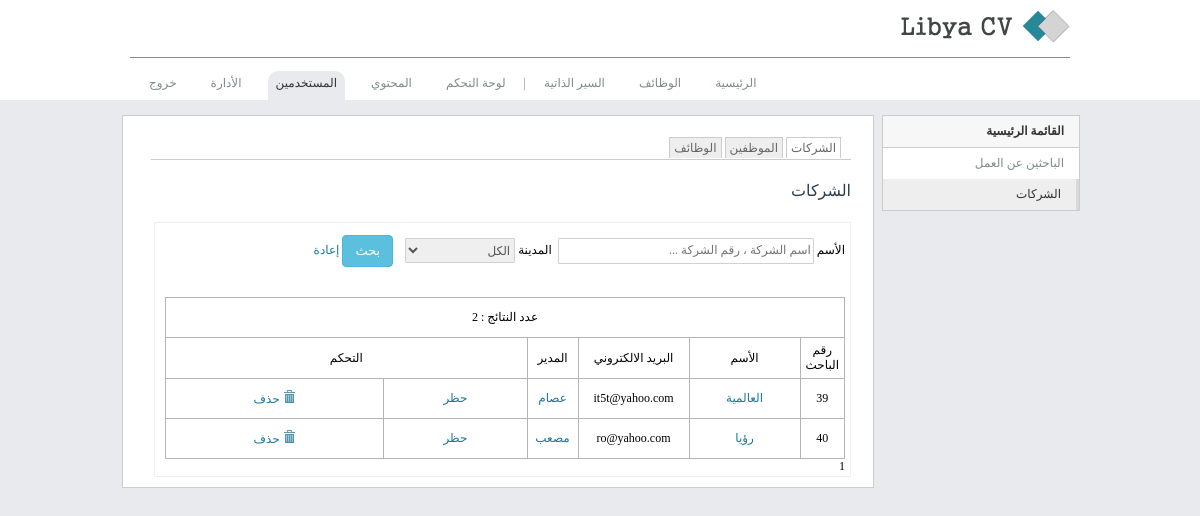
The page /admin/companys.php (signed in) on the database its author committed.
### tables this page shows
CREATE TABLE IF NOT EXISTS `job_employer` (
  `emp_id` int(30) NOT NULL AUTO_INCREMENT,
  `fname` varchar(30) NOT NULL,
  `lname` varchar(30) NOT NULL,
  `email` varchar(30) NOT NULL,
  `password` varchar(100) NOT NULL,
  `date_register` datetime NOT NULL,
  `is_active` int(1) NOT NULL,
  `activation` varchar(100) NOT NULL,
  `comp_id` int(30) NOT NULL,
  `last_seen` date NOT NULL,
  `count_in` int(20) NOT NULL,
  `level` int(2) NOT NULL DEFAULT '0',
  `block` int(11) NOT NULL DEFAULT '0',
  `block_admin` int(11) NOT NULL DEFAULT '0',
  PRIMARY KEY (`emp_id`,`email`),
  KEY `comp_id` (`comp_id`)
);

CREATE TABLE IF NOT EXISTS `job_company` (
  `comp_id` int(30) NOT NULL AUTO_INCREMENT,
  `comp_name` varchar(100) NOT NULL,
  `address` varchar(100) NOT NULL,
  `city_id` int(11) NOT NULL DEFAULT '1',
  `count_emp` int(1) NOT NULL,
  `comp_type_id` int(10) NOT NULL DEFAULT '1',
  `start_comp` varchar(20) NOT NULL,
  `size_comp` varchar(4) NOT NULL,
  `domain_id` int(11) NOT NULL DEFAULT '1',
  `comp_desc` text NOT NULL,
  `image` varchar(60) NOT NULL,
  `phone` int(20) NOT NULL,
  `block_admin` int(11) NOT NULL DEFAULT '0',
  `url` varchar(150) NOT NULL,
  PRIMARY KEY (`comp_id`),
  KEY `city_id` (`city_id`),
  KEY `comp_type_id` (`comp_type_id`),
  KEY `domain_id` (`domain_id`)
);

### admin/companys.php (the view, shortened to what this page needs)
<?php
require_once("../db/db.php");
$search_string=$search_city='';
?>
<!DOCTYPE html>
<html>
<head>
<?php
include_once("../inc/header.php");
?>
</head>
    <body>
	    <div class="wrapper">
		<div id="header">
			<?php
			include_once("../inc/logo.php");
			?>
			<div class="hed">
			<ul id="navigation">
					<li>
						<a href="../index.php">الرئيسية</a>
					</li>
					<li>
						<a href="../view/searchjob.php">الوظائف</a>
					</li>
					<li>
						<a href="../view/searchcvs.php" >السير الذاتية </a>
					</li>
				<li class="mm">|</li>
					<li >
						<a href="index.php" >لوحة التحكم</a>
					</li>
					<li>
						<a href="tables.php" >المحتوي</a>
					</li>
					<li class="selected ">
						<a href="seekers.php" >المستخدمين</a>
					</li>
					<li>
						<a href="index.php" >الأدارة</a>
					</li>
					<li>
						<a href="logout.php" title="تسجيل الخروج" >خروج</a>
					</li>
				</ul>
		</div>
	</div>
        <div id="container">
				     <div class="span3" >
                    <ul class="nav nav-list   ">
					<li><span class="menus "><strong>القائمة الرئيسية</strong></span>
							</li>
						<li >
                            <a href="seekers.php"> الباحثين عن العمل</a>
                        </li>
                        <li class="active"> <a href="companys.php"></i>الشركات</a> </li>
                    </ul>
                </div>
<div class="span9" >
	<div class="item">
<ul id="tabnav">
<li class="se"><a href="companys.php">الشركات</a></li>
<li ><a href="employers.php">الموظفين</a></li>
<li ><a href="jobs.php">الوظائف</a></li>
</ul>
   <div>
				 <h4>الشركات</h4>
		</div>
<form id="form1" name="form1" method="GET" action="companys.php">
<div class='search'>
<label>الأسم</label>
<input type="text" name="string" id="string" placeholder="اسم الشركة ، رقم الشركة ..." value="<?php if(!empty($_GET['string'])){echo $_GET["string"];} ?>" />
&nbsp;<label>المدينة</label>
<select name="city_name">
<option value="">الكل</option>
   </select>
   &nbsp; &nbsp;<input type="submit"  class="btn btn-info" id="button" value="بحث" />
  <a href="companys.php">
  إعادة</a>
  <div>
</form>
<br /><br />
<?php
if(!isset($_GET['page']))
	$page=1;
	else
	$page=(int) $_GET['page'];
$records_at_page = 20;
$sql_result_row = "SELECT * FROM job_company,job_city,job_employer
							WHERE job_employer.comp_id = job_company.comp_id AND job_city.city_id = job_company.city_id
							AND level = 1  ";
$sql_result_row.=$search_string ;
$sql_result_row.=$search_city ;
$sql_result_row.= " group by job_company.comp_id " ;
$sqll_result =  $mysqli->query($sql_result_row) or die ('request "Could not execute SQL query" '.$sql_result_row);
$recodes_count = mysqli_num_rows($sqll_result);
$page_count = (int) ceil($recodes_count / $records_at_page );
$start= ($page -1) * $records_at_page;
$end = $records_at_page;
$sql = "SELECT job_company.comp_id,comp_name,job_company.block_admin,emp_id,fname,email FROM job_company,job_city,job_employer
							WHERE job_employer.comp_id = job_company.comp_id AND job_city.city_id = job_company.city_id
							AND level = 1 ";
$sql.=$search_string ;
$sql.=$search_city ;
$sql.= " group by job_company.comp_id " ;
$sql.= " LIMIT $start ,$end ";
?>
<table width="680"  class="tblm table-bordered"  >
<tr  class="colortop">
    <td width="20" colspan="9" >عدد النتائج : <?php echo $recodes_count ?></td>
</tr>
 <tr  class="colortop">
    <td width="20" >رقم الباحث</td>
    <td width="100"  >الأسم</td>
    <td width="100"  >البريد الالكتروني</td>
    <td width="40" >المدير </td>
	 <td width="20" colspan="2"  >التحكم</td><?php
$sql_result =  $mysqli->query($sql) or die ('request "Could not execute SQL query" '.$sql);
if (mysqli_num_rows($sql_result)>0) {
	while ($row = $sql_result->fetch_assoc()) {
?>
  </tr>
 <?php
	echo "<tr>";
	echo "<td>".$row["comp_id"]."</td>";
	echo '<td><a  href="../view/viewcompany.php?id='.$row['comp_id'].'">'.$row['comp_name'].'</a></td>';
	echo "<td>".$row['email']."</td>";
	echo '<td><a  href="employers.php?string='.$row['emp_id'].'">'.$row['fname'].'</td>';
	echo "<td>";
   echo '<a href="companys.php?id='.$row['comp_id'].'&block='.$row['block_admin'].'">';
	if($row['block_admin']==0){
	echo "حظر";
	}
	else{
	echo "إلغاء الحظر";
	}
	echo "</a>";
	echo "</td>";
	echo "<td>";
	echo '<a onclick="return confirm(\'هل أنت متأكد من الحذف ?\')"   href="companys.php?delete_id='.$row['comp_id'].'" ><img src="../images/remove.png"/> حذف</a>';
	echo "</td>";
	echo "</tr>";
	}
}
else {
	echo "<tr><td colspan='5'>لا توجد نتائج.</td>";
}
	echo "</table>";
for($i=1;$i <= $page_count ;$i++){
if($page == $i)
echo $page;
else
if((!empty($_GET['city_name'])) || (!empty($_GET['string'])) ){
echo '<a href ="seekers.php?page=' .$i.'&string='.$_GET['string'].'&city_name='.$_GET['city_name'].'">'.$i.'</a>';
}else{
echo '<a href ="seekers.php?page=' .$i.'">'.$i.'</a>';
}
}
?>
                     </div>
                </div>
        </div>
 </div>
    </body>
</html>

### css/style1.css (style rules this page uses)
html { overflow-y : scroll; direction : rtl; }
body { margin : 0; padding : 0; text-align : right; min-width : 960px; font : 12px "tahoma"; background : #e9eaed; }
.wrapper { margin : 0 auto; min-width : 980px; }
#container { float : none !important ; margin : 0 auto; width : 960px; }
.nav { margin-bottom : 20px; margin-left : 0; list-style : none; }
.nav > li > a { display : block; }
.nav > li > .menus { display : block; }
.nav-list > li a { color : #7f8c8d; text-decoration : none; height : 25px; }
[class*="span"] { float : right; min-height : 1px; }
.span9 { width : 730px; background : #fff; border : #ccc solid 1px; padding : 10px; margin-right : 8px; }
.span3 { width : 198px; background : #fff; }
.nav-list { border : #ccc solid 1px; margin : 0 auto 20px; padding-right : 15px; padding-left : 15px; margin-bottom : 0; }
.nav-list > li > a, .nav-list > li > .menus, .nav-list .nav-header { margin-right : -15px; margin-left : -15px; }
.nav-list > li { line-height : 25px; text-align : right; color : #333; }
.nav-list > li > a { padding : 3px 15px; }
.nav-list > li > .menus { padding : 3px 15px; color : #333; border-bottom : 1px solid #ccc; background : #f7f7f7; }
.nav-list > .active > a, .nav-list > .active > a:hover, .nav-list > .active > a:focus { color : #333; border-right : 3px solid #d8d8d8; background : #eee; }
.btn { display : inline-block; padding : 6px 12px; margin-bottom : 0; text-align : center; white-space : nowrap; vertical-align : middle; cursor : pointer; border : transparent solid 1px; border-radius : 4px; font : 400 13px/1.42857143 "tahoma"; }
.btn-info { color : #fff; border-color : #46b8da; background : #5bc0de; }
.item { width : 700px; padding-right : 12px; padding-left : 12px; }
ul { color : #191919; margin-right : -18px; }
h4 { color : #29abe2; font : 16px "tahouma"; }
img { border : 0; }
#header { height : 100px; margin : 0 auto 15px; background : #fff; }
.hed { width : 940px; margin : 0 auto; padding-top : 6px; }
#navigation { float : left; line-height : 15px; vertical-align : middle; display : inline-block; list-style : none; margin-left : 2px; padding : 0; }
#navigation li { color : #7f8c8d; float : right; margin : 0 1px; }
#navigation li a { padding : 5px 8px 10px; color : #7f8c8d; font-size : 12px; margin : 8px; text-decoration : none; }
#navigation li.selected a, #navigation li a:hover { color : #333; background : #e9eaed; border-bottom : 3px solid #e9eaed; border-radius : 10px 10px 0 0; text-shadow : none; }
textarea, select, input[type="text"], input[type="password"], input[type="datetime"], input[type="datetime-local"], input[type="date"], input[type="month"], input[type="time"], input[type="week"], input[type="number"], input[type="email"], input[type="url"], input[type="search"], input[type="tel"], input[type="color"], .uneditable-input { border : #d1d1d1 solid 1px; display : inline-block; height : 22px; width : 250px; color : #555; vertical-align : middle; border-radius : 1px; font : 12px "tahoma"; }
.search select { display : inline-block; height : 25px; width : 110px; font-size : 12px; color : #555; vertical-align : middle; }
textarea, input[type="text"], input[type="password"], input[type="datetime"], input[type="datetime-local"], input[type="date"], input[type="month"], input[type="time"], input[type="week"], input[type="number"], input[type="email"], input[type="url"], input[type="search"], input[type="tel"], input[type="color"], .uneditable-input { border : #d1d1d1 solid 1px; background : #fff; }
.table-bordered { text-align : center; }
table.tblm { border-collapse : collapse; }
table.tblm td, table.tblm th { border : #b4b4b4 solid 1px; padding : 5px; }
.tblm tr { height : 40px; }
.search { border : #eee solid 1px; padding : 12px 5px 2px; width : 685px; background : #fff; }
h1, h2, h3, h4, h5, h6 { font-family :"tahoma"; color : #2c3e50; }
a { color : #1c779e; text-decoration : none; }
ul#tabnav { text-align : right; margin : 1em 0; font : 12px tahoma; border-bottom : 1px solid #ccc; list-style-type : none; padding : 3px 10px; }
ul#tabnav li { display : inline; }
ul#tabnav li a { padding : 3px 4px; border : #ccc solid 1px; color : #666; margin-right : 0; text-decoration : none; border-bottom : none; background : #eee; }
#tabnav li.se a { background : #fff; }

### rows shown on the page
job_employer: comp.comp_id "39", comp.comp_name "العالمية", email "it5t@yahoo.com", fname "عصام"
job_employer: comp.comp_id "40", comp.comp_name "رؤيا", email "ro@yahoo.com", fname "مصعب"

### other values the page prints
$recodes_count "2"
$page "1"
